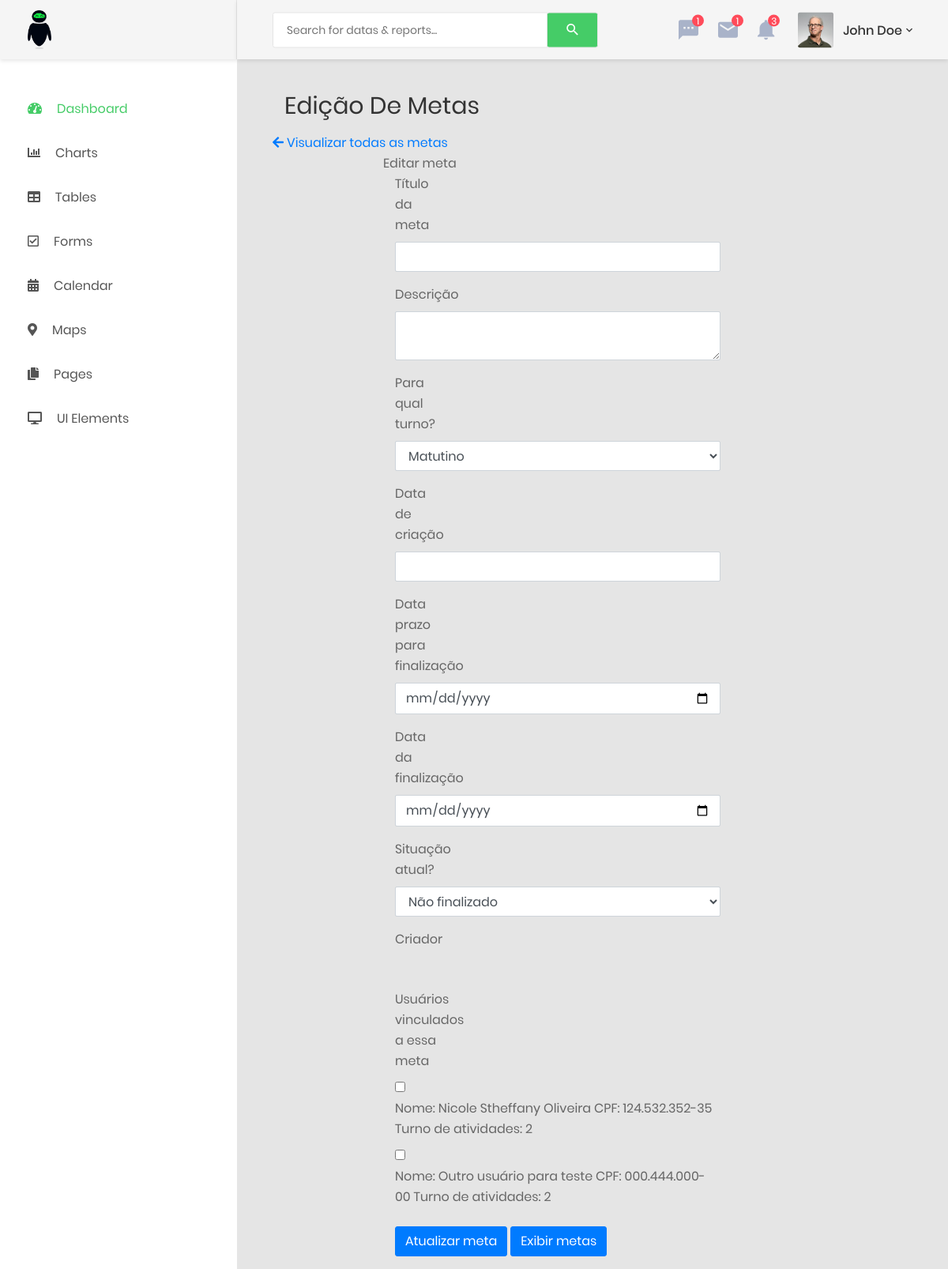
/index.php/equipamento/editar, run on the app's committed database.
### tables this page shows
CREATE TABLE usuario(
    id_usuario INT NOT NULL PRIMARY KEY AUTO_INCREMENT,
    u_nome VARCHAR(90) NOT NULL, 
    u_email VARCHAR(90) NOT NULL,
    senha VARCHAR(255) NOT NULL,
    cpf VARCHAR(15) NOT NULL,
    usuario_tipo CHAR(1) NOT NULL,
    usuario_bolsista BOOLEAN NOT NULL,
    turno_atividades CHAR(1)
);

### application/controllers/Equipamento.php (called while the page is built, shortened)
<?php
class Equipamento extends CI_Controller {
    public function editar(){
        $id = $this->uri->segment(3);
        $dados['title'] = "Ediçãode metas";
        $dados['pagina'] = "Edição de metas";
		$dados['meta'] = $this->Meta_model->recuperarUm($id);
		$dados['usuario_tem_meta'] = $this->Usuario_tem_meta_model->recuperarUsuariosMeta($id);
		$dados['bolsistasall'] = $this->Usuario_model->recuperarNormais();
		$dados['adms'] = $this->Usuario_model->recuperarAdms();
        return $this->load->view('metas/editMeta', $dados);
    }
}

### index.php (called while the page is built, shortened)
<?php
require_once BASEPATH.'core/CodeIgniter.php';

### application/models/Usuario_model.php (called while the page is built, shortened)
<?php
class Usuario_model extends CI_Model
{
	public function recuperarNormais()
	{
		$this->db->where('usuario_tipo','2');
		$query = $this->db->get('usuario');
		return $query->result_array();
	}
    public function recuperarAdms()
	{
		$this->db->where('usuario_tipo','1');
		$query = $this->db->get('usuario');
		return $query->result_array();
	}
}

### application/views/metas/editMeta.php (the view, shortened to what this page needs)
<div class="main-content container-fluid">
	<div class="section__content section__content--p30">
	<div class="container-fluid">
		<div class="row mb-3">
			<div class="col-md-12">
				<div class="overview-wrap">
					<h2 class="title-1"><?= $pagina; ?></h2>
				</div>
			</div>
		</div>
	</div>
<a href="<?= base_url('index.php/meta/index');?>"> <i class="fa fa-arrow-left"></i> Visualizar todas as metas</a>
<div class="row">
    <div class="col-md-2">
    </div>
<div class="col-md-8">
    <div  class="panel panel-default">
        <div class="panel-heading">
            <div class="pull-left">Editar meta</div>
                      <div class="clearfix"></div>
        </div>
        <div id="painel1" class="panel-body">
            <div class="padd">
                <div class="form quick-post">
                    <form class="form-horizontal" method="post" action="<?php echo base_url('index.php/meta/atualizar/')?>">
                        <div class="form-group">
                            <label class="control-label col-lg-2" for="title">Título da meta</label>
                            <div class="col-lg-10">
                                <input class="form-control" id="title" name="titulo" type="text" value="<?= $meta->titulo; ?>">
                            </div>
                        </div>
                        <div class="form-group">
                            <label class="control-label col-lg-2" for="content">Descrição</label>
                            <div class="col-lg-10">
                                <textarea class="form-control" name='descricao' id="content" value="<?= $meta->descricao; ?>"><?= $meta->titulo; ?></textarea>
                            </div>
                        </div>
                         <div class="form-group">
                            <label class="control-label col-lg-2">Para qual turno?</label>
                            <div class="col-lg-10">
                                <select class="form-control" name="turno">
                                    <option value="1" <?php
                                        if($meta->turno == "1"){ echo "selected";}?>>Matutino </option>
                                </select>
                            </div>
                        </div>
                        <div class="form-group">
                            <label class="control-label col-lg-2" for="data-criacao">Data de criação</label>
                            <div class="col-lg-10">
                                <input class="form-control" type="datetime" name="data_criacao" id="data-criacao" value="<?= $meta->data_criacao;?>">
                            </div>
                        </div>
                        <div class="form-group">
                            <label class="control-label col-lg-2" for="title">Data prazo para finalização</label>
                            <div class="col-lg-10">
                                <input class="form-control" id="title" type="date" name="data_prazo_finalizacao" value="<?= $meta->data_prazo_finalizacao; ?>">
                            </div>
                        </div>
                        <div class="form-group">
                            <label class="control-label col-lg-2" for="title">Data da finalização</label>
                            <div class="col-lg-10">
                                <input class="form-control" id="title" type="date" name="data_finalizacao" value="<?= $meta->data_finalizacao; ?>">
                            </div>
                        </div>
                        <div class="form-group">
                            <label class="control-label col-lg-2">Situação atual?</label>
                            <div class="col-lg-10">
                                <select class="form-control" name="situacao">
                                    <option value="0" <?php
                                        if($meta->situacao == "0"){ echo "selected";}?>>Não finalizado</option>
                                </select>
                            </div>
                        </div>
                        <div class="form-group">
                            <label class="control-label col-lg-2" for="criador">Criador</label>
                            <div class="col-lg-10">
                            </div>
                        </div>
                        <div class="form-group">
                            <label class="control-label col-lg-2">Usuários vinculados a essa meta</label>
                            <div class="col-lg-10">
                                <?php foreach($bolsistasall as $bolsista){ ?>
                                            <input type="checkbox" name="id_usuario[]" id="users" value="<?= $bolsista['id_usuario'];?>"
                                            >
                                            <label for="">Nome: <?= $bolsista['u_nome'];?>
                                                CPF: <?=$bolsista['cpf']?>
                                                Turno de atividades: <?= $bolsista['turno_atividades'];?></label>
                                                <br>
                                    <?php   }?>
                            </div>
                        </div>
                        <div class="form-group">
                            <div class="col-lg-offset-2 col-lg-9">
                                <button type="submit" class="btn btn-primary" title="cadastrar">
                                    Atualizar meta
                                </button>
                                <a class="btn btn-primary" href="<?php echo base_url('index.php/gael/metas')?>" title="metas">Exibir metas</a>
                            </div>
                        </div>
                    </form>
                </div>
            </div>
        </div>
    </div>
</div>
    <div class="col-md-2">
    </div>
</div>
</div>

### data on the page
usuario: u_nome "Nicole Stheffany Oliveira", cpf "124.532.352-35", turno_atividades "2"
usuario: u_nome "Outro usuário para teste", cpf "000.444.000-00", turno_atividades "2"

### other printed values
$pagina "Edição De Metas"
